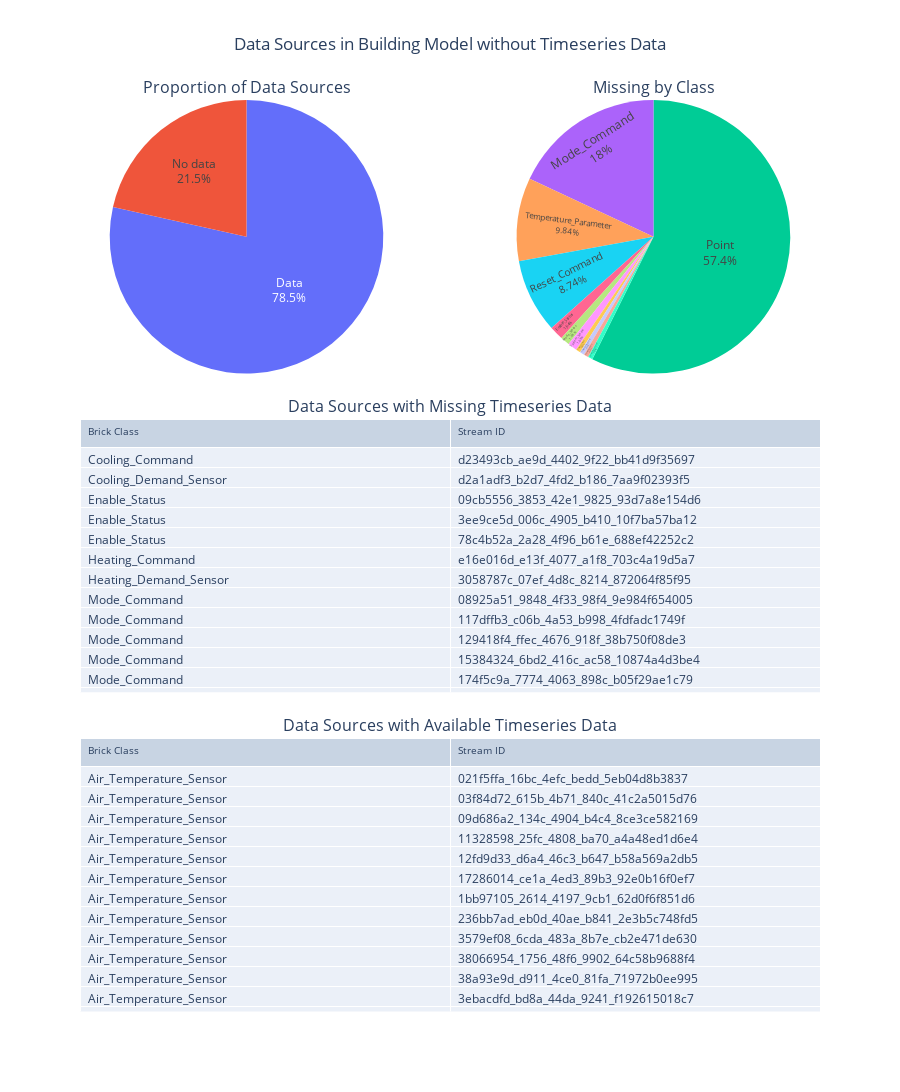

Notebook code for this chart:
### Code cell
fig = make_subplots(
    rows=3, cols=2,
    vertical_spacing=0.05,
    subplot_titles = ['Proportion of Data Sources', 'Missing by Class', 'Data Sources with Missing Timeseries Data', 'Data Sources with Available Timeseries Data'],
    specs=[[{"type": "pie"}, {"type": "pie"}],
           [{"type": "table", 'colspan': 2}, None],
           [{"type": "table", 'colspan': 2}, None]]
)

fig.add_trace(
    go.Pie(
        labels=number_with_data_labels,
        values=number_with_data_values,
        textposition='inside', 
        textinfo='percent+label',
        name="",
    ),
    row=1, col=1
)


fig.add_trace(
    go.Pie(
        labels=missing_data_by_class_labels,
        values=missing_data_by_class_values,
        textposition='inside', 
        textinfo='percent+label',
        name="",
    ),
    row=1, col=2
)

fig.add_trace(
    go.Table(
        header=dict(
            values=["Brick Class", "Stream ID"],
            font=dict(size=10),
            align="left"
        ),
        cells=dict(
            values=[missing_data_false[k].tolist() for k in missing_data_false.columns[:2]],
            align = "left")
    ),
    row=2, col=1,
)

fig.add_trace(
    go.Table(
        header=dict(
            values=["Brick Class", "Stream ID"],
            font=dict(size=10),
            align="left"
        ),
        cells=dict(
            values=[missing_data_true[k].tolist() for k in missing_data_true.columns[:2]],
            align = "left")
    ),
    row=3, col=1
)

fig.update_layout(
    height=1200,
    showlegend=False,
    title_text="Data Sources in Building Model without Timeseries Data",
    title_x=0.5,
)

fig.show()

### Figure 1 — Plotly figure (JSON) as saved in the notebook; plotly's stock layout.template omitted (floating-point values rounded to 4 significant figures; data arrays with more than 128 entries replaced by an {"elided": "..."} marker saying what was removed)
{"data": [{"domain": {"x": [0, 0.45], "y": [0.7, 1]}, "labels": ["Data", "No data"], "name": "", "textinfo": "percent+label", "textposition": "inside", "type": "pie", "values": [668, 183]}, {"domain": {"x": [0.55, 1], "y": [0.7, 1]}, "labels": ["Point", "Mode_Command", "Temperature_Parameter", "Reset_Command", "Enable_Status", "Mode_Status", "System_Status", "Cooling_Command", "Cooling_Demand_Sensor", "Heating_Command", "Heating_Demand_Sensor"], "name": "", "textinfo": "percent+label", "textposition": "inside", "type": "pie", "values": [105, 33, 18, 16, 3, 2, 2, 1, 1, 1, 1]}, {"cells": {"align": "left", "values": {"elided": "2x183 str values"}}, "domain": {"x": [0, 1], "y": [0.35, 0.65]}, "header": {"align": "left", "font": {"size": 10}, "values": ["Brick Class", "Stream ID"]}, "type": "table"}, {"cells": {"align": "left", "values": {"elided": "2x668 str values"}}, "domain": {"x": [0, 1], "y": [0, 0.3]}, "header": {"align": "left", "font": {"size": 10}, "values": ["Brick Class", "Stream ID"]}, "type": "table"}], "layout": {"annotations": [{"font": {"size": 16}, "showarrow": false, "text": "Proportion of Data Sources", "x": 0.225, "xanchor": "center", "xref": "paper", "y": 1, "yanchor": "bottom", "yref": "paper"}, {"font": {"size": 16}, "showarrow": false, "text": "Missing by Class", "x": 0.775, "xanchor": "center", "xref": "paper", "y": 1, "yanchor": "bottom", "yref": "paper"}, {"font": {"size": 16}, "showarrow": false, "text": "Data Sources with Missing Timeseries Data", "x": 0.5, "xanchor": "center", "xref": "paper", "y": 0.65, "yanchor": "bottom", "yref": "paper"}, {"font": {"size": 16}, "showarrow": false, "text": "Data Sources with Available Timeseries Data", "x": 0.5, "xanchor": "center", "xref": "paper", "y": 0.3, "yanchor": "bottom", "yref": "paper"}], "height": 1200, "showlegend": false, "title": {"text": "Data Sources in Building Model without Timeseries Data", "x": 0.5}}}
